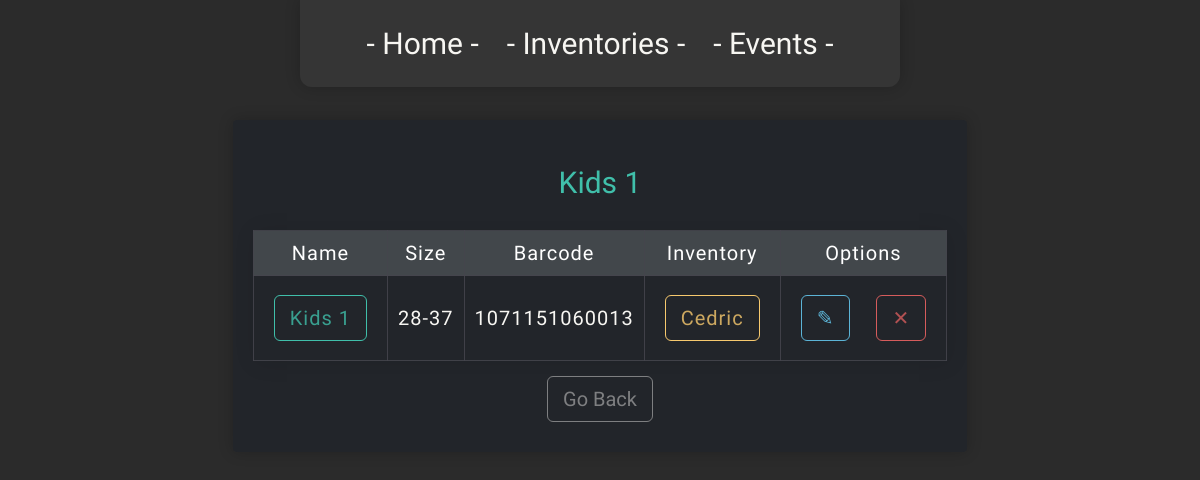
Screenshot of /1/20/detail/ with the database file from the repository.
### RollerSkateInventory/models.py (models this page shows, shortened)
class RollerSkate(models.Model):
    name = models.CharField(max_length=50)
    SIZE_CHOICES = [(i, str(i)) for i in range(28, 46)]
    size_min = models.IntegerField(choices=SIZE_CHOICES)
    size_max = models.IntegerField(choices=SIZE_CHOICES, null=True, blank=True)
    barcode = models.IntegerField()
    inventory = models.ForeignKey(Inventory, related_name='rollerskates', on_delete=models.CASCADE)

class Inventory(models.Model):
    name = models.CharField(max_length=50)
    address = models.CharField(max_length=255)

### RollerSkateInventory/views.py (the view)
# urls.py: path('<int:inventory_pk>/<int:pk>/detail/', views.Detail_RollerSkate, name='rollerskate-detail'),
def Detail_RollerSkate(request, pk, inventory_pk):
    rollerskate = RollerSkate.objects.get(id=pk)
    template = 'RollerSkateInventory/rollerskate_detail.html'
    url = reverse_lazy('inventory-detail', kwargs={'pk': inventory_pk})
    context = {
            'rollerskate': rollerskate,
            'class' : "rollerskate",
            'cancel': url,
            }
    return render(request, template, context)

### RollerSkateInventory/templates/RollerSkateInventory/rollerskate_detail.html (shortened to what this page needs)
{% extends "RollerSkateInventory/base.html" %}
{% block content %}
  <h1 class="rollerskate">{{rollerskate.name}}</h2>
  <table>
    <thead>
        <tr>
            <th>Name</th>
            <th>Size</th>
            <th>Barcode</th>
            <th>Inventory</th>
            <th>Options</th>
        </tr>
    </thead>
    <tbody>
            <tr>
                <td><a class="btn rollerskate" href="{%url 'rollerskate-detail' rollerskate.inventory.id rollerskate.id%}">{{ rollerskate.name }}</a></td>
                {%if rollerskate.size_min == rollerskate.size_max%}
                  <td>{{ rollerskate.size_min }}</td>
                {% else %}
                  <td>{{ rollerskate.size_min }}-{{ rollerskate.size_max }}</td>
                {% endif %}
                <td>{{ rollerskate.barcode }}</td>
                <td><a class="btn inventory" href="{% url 'inventory-detail' rollerskate.inventory.id %}">{{ rollerskate.inventory.name }}</a></td>
                <td>
                    <a class="btn update" href="{% url 'rollerskate-update' rollerskate.inventory.id rollerskate.id %}">&#9998</a>
                    <a class="btn danger" href="{% url 'rollerskate-delete' rollerskate.inventory.id rollerskate.id %}">&#10005</a>
                </td>
            </tr>
    </tbody>
  </table>
  <a class="btn" href="{% url 'inventory-detail' rollerskate.inventory.id %}">Go Back</a>
{% endblock %}

### RollerSkateInventory/static/RollerSkateInventory/style.css (style rules this page uses)
* { font-family: "Jura", sans-serif; font-weight: 400; font-optical-sizing: auto; font-style: normal; font-size: 20px; }
body { display: flex; flex-direction: column; align-items: center; justify-content: center; position: relative; margin: 15vh; color: #f7f6f2; background-color: rgb(43, 43, 43); }
h1 { font-weight: normal; padding: 5px; font-size: 30px; }
a { color: #f7f6f2; text-decoration: none; list-style: none; padding: 2px; margin: 4px; }
.btn { position: relative; color: #a8a8a8b0; border: 1px solid #a8a8a8b0; border-radius: 6px; background-color: transparent; margin: 10px; padding: 10px; padding-inline: 15px; }
a.inventory { color: hsla(40, 90%, 70%, 0.8); border: 1px solid hsla(40, 90%, 70%, 1); }
a.rollerskate { color: hsla(170, 50%, 50%, 0.8); border: 1px solid hsla(170, 50%, 50%, 1); }
.danger { color: hsla(0, 60%, 60%, 0.8); border: 1px solid hsla(0, 60%, 60%, 1); }
.update { color: hsla(197, 60%, 60%, 1); border: 1px solid hsla(197, 60%, 60%, 1);; }
table { border-collapse: collapse; width: 100%; text-align: center; margin: auto; margin-top: 5px; margin-bottom: 5px; justify-content: start; box-shadow: 2px 2px 20px rgba(0, 0, 0, 0.1); }
th, td { background: transparent; box-sizing: border-box; border: 1px solid hsla(240, 5%, 29%, 0.87); padding: 10px; letter-spacing: 1px; }
th { background-color: #42474b; color: #fff; }
td { padding-top: 30px; padding-bottom: 30px; }
.inventory { color: hsla(40, 90%, 70%, 1); }
.rollerskate { color: hsla(170, 50%, 50%, 1); }

### rows the page displays
RollerSkate: name "Kids 1", size_min "28", size_max "37", barcode "1071151060013", inventory.name "Cedric"
